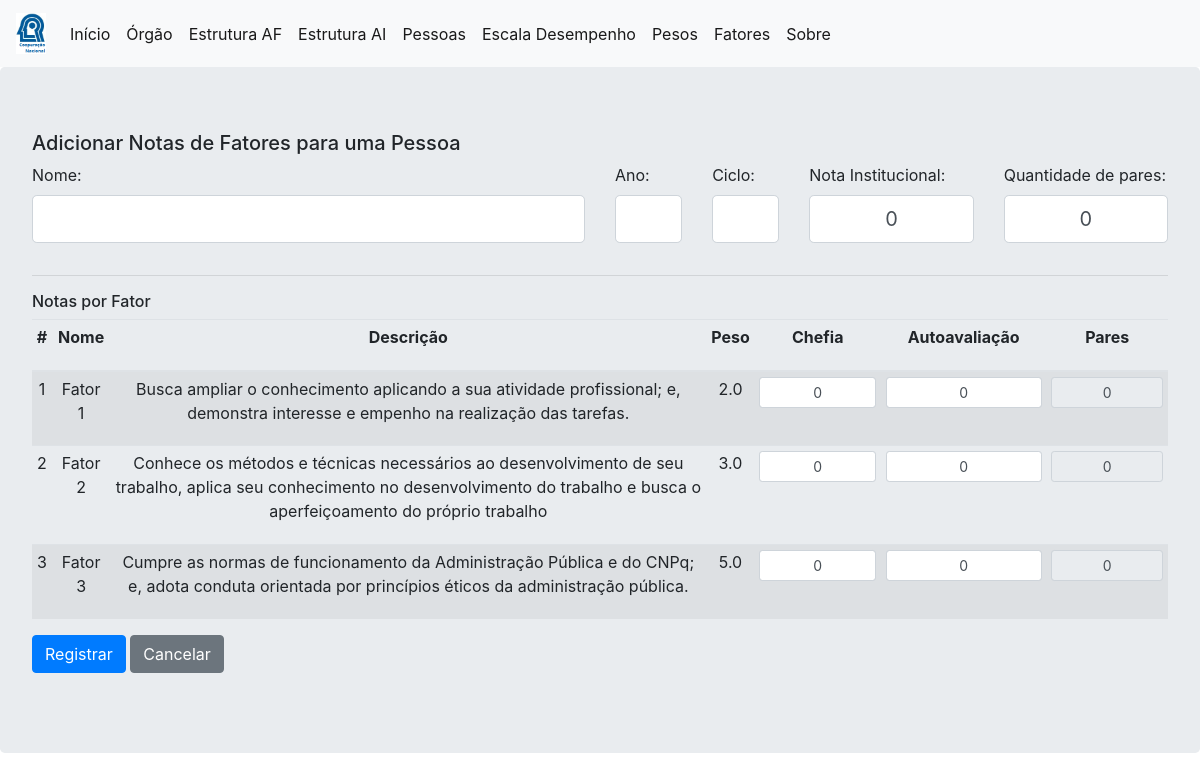
/add_notas, run on the app's committed database.
### project/models.py (models this page shows, shortened)
class Fatores (db.Model):
    __tablename__ = "fatores"
    id      = db.Column(db.Integer,primary_key=True)
    apelido = db.Column(db.String)
    desc    = db.Column(db.String)
    peso    = db.Column(db.Float)

### project/core/views.py (the view)
@core.route('/add_notas', methods=['GET', 'POST'])
def add_notas():
    form = NotasFatoresForm()
    fatores = db.session.query(Fatores).order_by(Fatores.apelido).all()
    if form.validate_on_submit():
        for idx, fator in enumerate(fatores):
            nota_chefe_field = f"nota_chefe_{idx}"
            nota_aa_field = f"nota_aa_{idx}"
            nota_pares_field = f"nota_pares_{idx}"
            if nota_chefe_field in request.form:
                nota_chefe = request.form.get(nota_chefe_field, 0)
                nota_aa = request.form.get(nota_aa_field, 0)
                nota_pares = request.form.get(nota_pares_field, 0)
                nota_chefe_val = float(virg_ponto(nota_chefe)) if nota_chefe else 0
                nota_aa_val = float(virg_ponto(nota_aa)) if nota_aa else 0
                nota_pares_val = float(virg_ponto(nota_pares)) if nota_pares else 0
                nova_nota = Notas(
                    nome=form.nome.data,
                    ano=form.ano.data,
                    ciclo=form.ciclo.data,
                    nota_institucional=float(virg_ponto(form.nota_institucional.data)) if form.nota_institucional.data else 0,
                    fator_id=fator.id,
                    nota_chefe=nota_chefe_val,
                    nota_aa=nota_aa_val,
                    nota_pares=nota_pares_val,
                    media_pares=nota_pares_val/form.qtd_pares.data if form.qtd_pares.data > 0 else 0,
                    qtd_pares=form.qtd_pares.data
                )
                db.session.add(nova_nota)
        db.session.commit()
        flash(f'Notas de {form.nome.data} foram registradas!', 'sucesso')
        return redirect(url_for('core.add_meta', ano=form.ano.data, ciclo=form.ciclo.data, nome=form.nome.data))
    else:
        return render_template('add_notas_dinamico.html', form=form, fatores=fatores)

### project/core/forms.py
class NotasFatoresForm(FlaskForm):
    nome      = StringField('Nome: ', validators=[DataRequired(message="Informe um nome!")])
    ano       = IntegerField('Ano: ', validators=[DataRequired(message="Informe o ano!")])
    ciclo     = IntegerField('Ciclo: ', validators=[DataRequired(message="Informe o ciclo!")])
    nota_institucional = StringField('Nota Institucional: ', default=0, validators=[DataRequired(message="Informe a nota institucional!")])
    qtd_pares = IntegerField('Quantidade de pares: ', default = 0)
    submit   = SubmitField('Registrar')

### app.py (called while the page is built)
@app.template_filter('decimal_com_virgula')
def decimal_com_virgula(valor):
    if valor == None or valor == '':
        return 0
    else:
        return locale.format_string('%.1f',valor,grouping=True)

### project/templates/add_notas_dinamico.html (shortened to what this page needs)
{% extends "base.html" %}
{% block content %}
<div class="jumbotron">
  <h5>Adicionar Notas de Fatores para uma Pessoa</h5>
  <form method="POST">
    <div class="row">
      <div class="col-md-6">
        <div class="form-group">
          {{ form.nome.label(class="form-control-label") }}
          {% if form.nome.errors %}
            {{ form.nome(class="form-control form-control-lg is-invalid") }}
            <div class="invalid-feedback">
              {% for error in form.nome.errors %}
                <span>{{ error }}</span>
              {% endfor %}
            </div>
          {% else %}
            {{ form.nome(class="form-control form-control-lg") }}
          {% endif %}
        </div>
      </div>
      <div class="col-md-1">
        <div class="form-group">
          {{ form.ano.label(class="form-control-label") }}
          {% if form.ano.errors %}
            {{ form.ano(class="form-control form-control-lg is-invalid") }}
            <div class="invalid-feedback">
              {% for error in form.ano.errors %}
                <span>{{ error }}</span>
              {% endfor %}
            </div>
          {% else %}
            {{ form.ano(class="form-control form-control-lg") }}
          {% endif %}
        </div>
      </div>
      <div class="col-md-1">
        <div class="form-group">
          {{ form.ciclo.label(class="form-control-label") }}
          {% if form.ciclo.errors %}
            {{ form.ciclo(class="form-control form-control-lg is-invalid") }}
            <div class="invalid-feedback">
              {% for error in form.ciclo.errors %}
                <span>{{ error }}</span>
              {% endfor %}
            </div>
          {% else %}
            {{ form.ciclo(class="form-control form-control-lg") }}
          {% endif %}
        </div>
      </div>
      <div class="col-md-2">
        <div class="form-group">
          {{ form.nota_institucional.label(class="form-control-label") }}
          {% if form.nota_institucional.errors %}
            {{ form.nota_institucional(class="form-control form-control-lg is-invalid") }}
            <div class="invalid-feedback">
              {% for error in form.nota_institucional.errors %}
                <span>{{ error }}</span>
              {% endfor %}
            </div>
          {% else %}
            {{ form.nota_institucional(class="form-control form-control-lg") }}
          {% endif %}
        </div>
      </div>
      <div class="col-md-2">
        <div class="form-group">
          {{ form.qtd_pares.label(class="form-control-label") }}
          {% if form.qtd_pares.errors %}
            {{ form.qtd_pares(class="form-control form-control-lg is-invalid") }}
            <div class="invalid-feedback">
              {% for error in form.qtd_pares.errors %}
                <span>{{ error }}</span>
              {% endfor %}
            </div>
          {% else %}
            {{ form.qtd_pares(class="form-control form-control-lg") }}
          {% endif %}
        </div>
      </div>
    </div>
    <hr>
    <h6>Notas por Fator</h6>
    <table class="table table-striped table-hover table-sm">
      <thead>
        <tr>
          <th scope="col"><p align="center">#</p></th>
          <th scope="col"><p align="center">Nome</p></th>
          <th scope="col"><p align="center">Descrição</p></th>
          <th scope="col"><p align="center">Peso</p></th>
          <th scope="col"><p align="center">Chefia</p></th>
          <th scope="col"><p align="center">Autoavaliação</p></th>
          <th scope="col"><p align="center">Pares</p></th>
        </tr>
      </thead>
      <tbody>
        {% for fator in fatores %}
          <tr>
            <td><p align="center">{{ loop.index }}</p></td>
            <td><p align="center">{{ fator.apelido }}</p></td>
            <td><p align="center">{{ fator.desc }}</p></td>
            <td><p align="center">{{ fator.peso|decimal_com_virgula }}</p></td>
            <td>
              <input type="text"
                     name="nota_chefe_{{ loop.index0 }}"
                     class="form-control form-control-sm"
                inputmode="decimal"
                     placeholder="0"
                     value="0">
            </td>
            <td>
              <input type="text"
                     name="nota_aa_{{ loop.index0 }}"
                     class="form-control form-control-sm"
                inputmode="decimal"
                     placeholder="0"
                     value="0">
            </td>
            <td>
              <input type="text"
                name="nota_pares_{{ loop.index0 }}"
                class="form-control form-control-sm nota-pares-input"
                inputmode="decimal"
                placeholder="0"
                value="0">
            </td>
          </tr>
        {% endfor %}
      </tbody>
    </table>
    <div class="form-group">
      {{ form.submit(class="btn btn-primary") }}
      <a href="{{url_for('core.lista_pessoas')}}" class="btn btn-secondary">Cancelar</a>
    </div>
  </form>
</div>
{% endblock %}

### project/templates/add_notas_dinamico.html (style rules this page uses)
input[type="number"] { -moz-appearance: textfield; text-align: center; }
.form-control-lg { text-align: center; }
.table .form-control-sm { text-align: center; }

### data on the page
Fatores: apelido "Fator 1", desc "Busca ampliar o conhecimento aplicando a sua atividade profissional; e, demonstra interesse e empenho na realização das tarefas.", peso|decimal_com_virgula "2.0"
Fatores: apelido "Fator 2", desc "Conhece os métodos e técnicas necessários ao desenvolvimento de seu trabalho, aplica seu conhecimento no desenvolvimento do trabalho e busca o aperfeiçoamento do próprio trabalho", peso|decimal_com_virgula "3.0"
Fatores: apelido "Fator 3", desc "Cumpre as normas de funcionamento da Administração Pública e do CNPq; e, adota conduta orientada por princípios éticos da administração pública.", peso|decimal_com_virgula "5.0"
